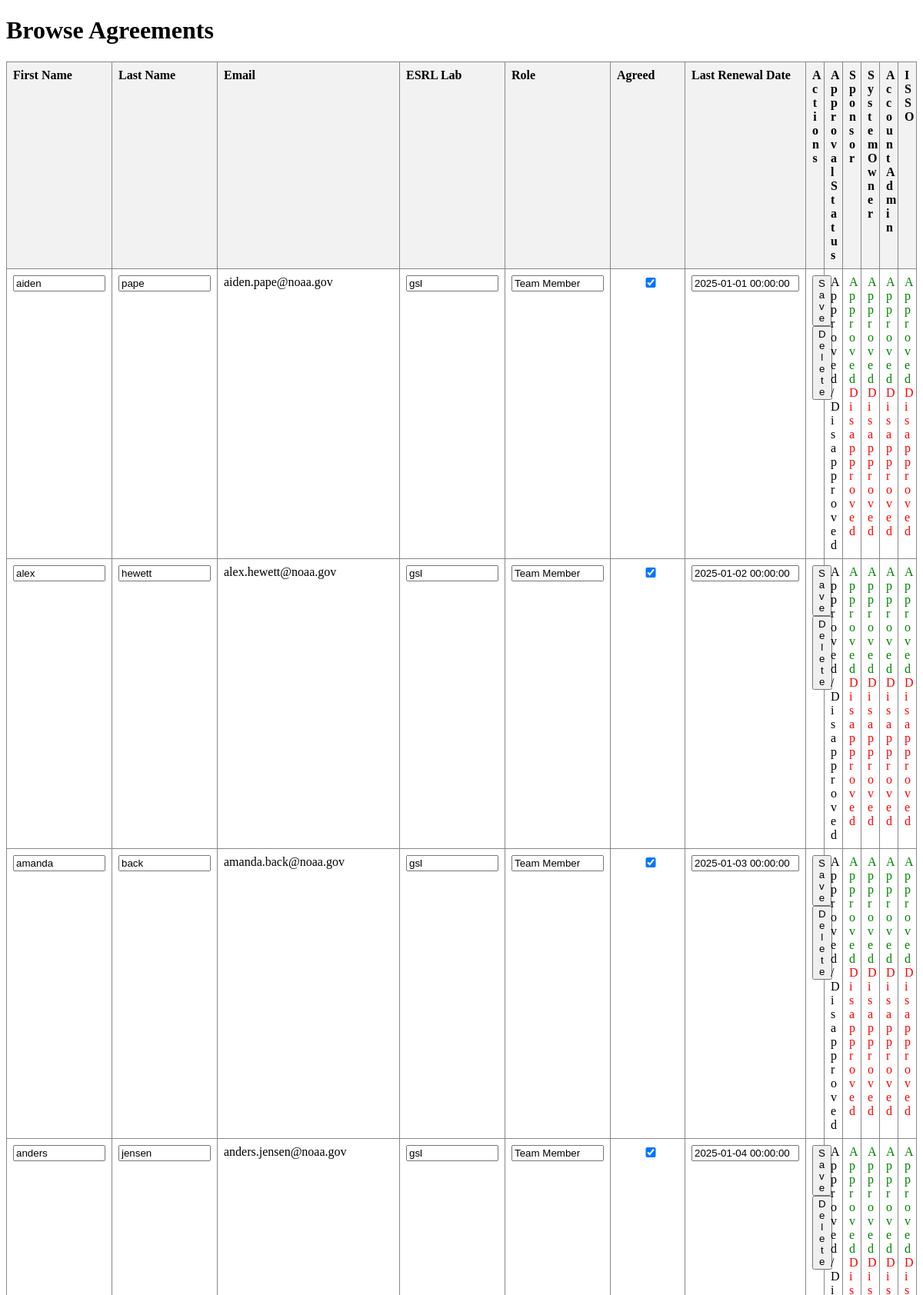
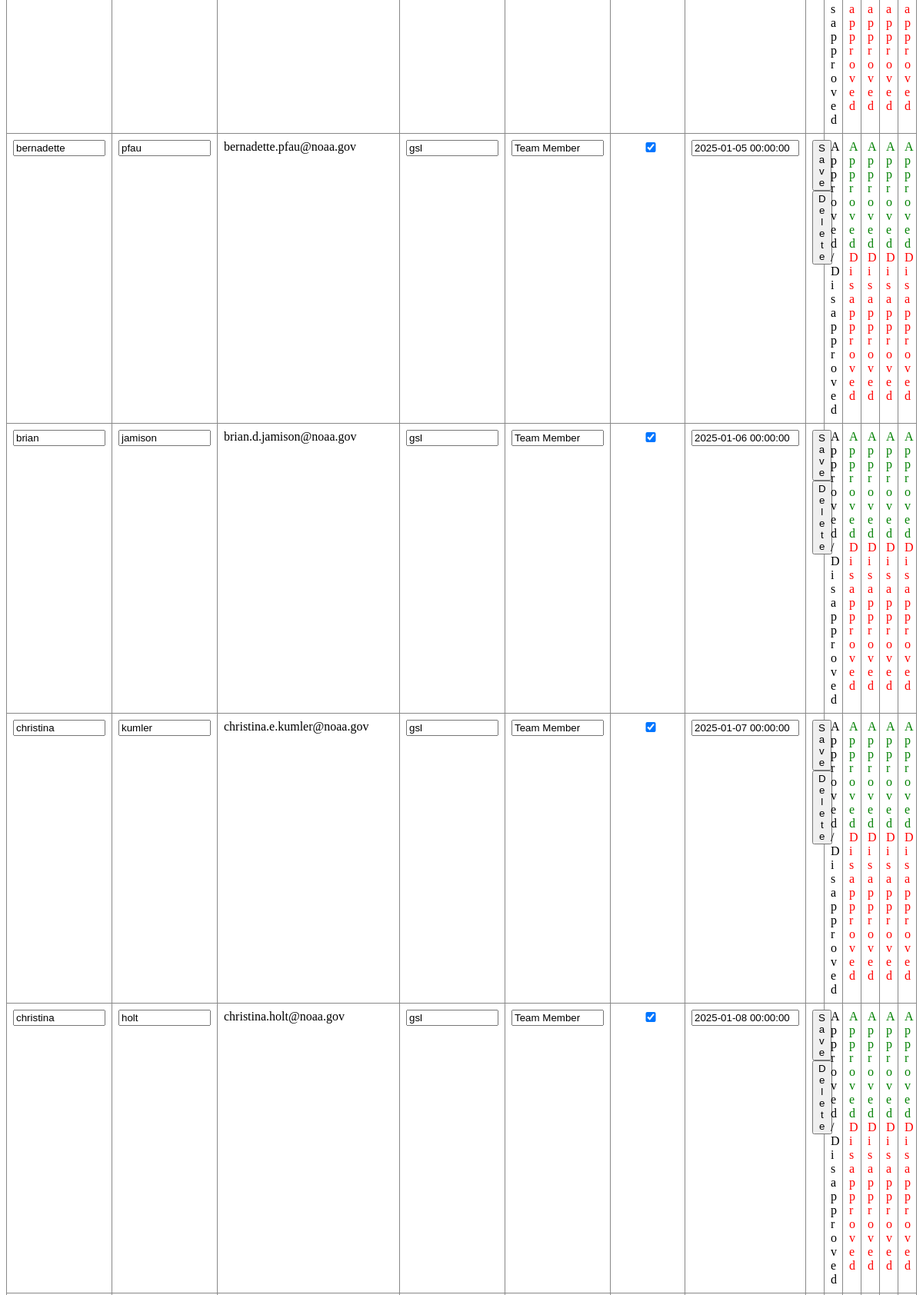
The page /browse_agreements (upper part) on the database its author committed (2 pictures, top to bottom).
### approvals.py (models this page shows)
class UserAgreement(Base):
    __tablename__ = "user_agreements"
    id = Column(Integer, primary_key=True, index=True)
    email = Column(String, unique=True, index=True)
    first_name = Column(String, nullable=False)
    last_name = Column(String, nullable=False)
    esrl_lab = Column(String, nullable=False)
    role = Column(String, nullable=False)
    agreed = Column(Boolean, default=False)
    sponsor = Column(String, nullable=False)  # GitHub sponsor
    systemowner = Column(String, nullable=True) #GitHub Federal System Owner
    accountadmin = Column(String, nullable=True) #Github Federal Account Administrator
    isso = Column(String, nullable=True) # GitHub Federal Security Officer
    sponsorid = Column(String, nullable=True)  # GitHub Federal sponsor
    dissystemowner = Column(String, nullable=True) #GitHub Federal System Owner
    disaccountadmin = Column(String, nullable=True) #Github Federal Account Administrator
    disisso = Column(String, nullable=True) # GitHub Federal Security Officer
    dissponsor = Column(String, nullable=True)  # GitHub Federal sponsor
    timestamp = Column(DateTime, default=func.now())
    approval_timestamp1 = Column(DateTime)
    approval_timestamp2 = Column(DateTime)
    approval_timestamp3 = Column(DateTime)
    approval_timestamp4 = Column(DateTime)
    final_approval_timestamp = Column(DateTime)
    approval_token1 = Column(Text, unique=True)
    approval_token2 = Column(Text, unique=True)
    approval_token3 = Column(Text, unique=True)
    approval_token4 = Column(Text, unique=True)
    last_renewal_date = Column(DateTime, default=func.now())
    approver_email1 = Column(String)
    approver_email2 = Column(String)
    approver_email3 = Column(String)
    approver_email4 = Column(String)
    disapprover_email1 = Column(String)
    disapprover_email2 = Column(String)
    disapprover_email3 = Column(String)
    disapprover_email4 = Column(String)

### approvals.py (the view)
@app.get("/browse_agreements", response_class=HTMLResponse)
async def browse_agreements(request: Request):
    session = SessionLocal()
    try:
        agreements = session.query(UserAgreement).all()
        logging.info(f"Found {len(agreements)} agreements in the database")
        return templates.TemplateResponse("browse_agreements.html", {"request": request, "agreements": agreements})
    except Exception as e:
        logging.error(f"Error in browse_agreements: {str(e)}")
        raise
    finally:
        session.close()

### templates/browse_agreements.html (shortened to what this page needs)
<!DOCTYPE html>
<html>
<head>
</head>
<body>
    <h1>Browse Agreements</h1>
    <table>
        <thead>
            <tr>
                <th style="width: 120px;">First Name</th>
                <th style="width: 120px;">Last Name</th>
                <th style="width: 220px;">Email</th>
                <th style="width: 120px;">ESRL Lab</th>
                <th style="width: 120px;">Role</th>
                <th style="width: 80px;">Agreed</th>
                <th style="width: 140px;">Last Renewal Date</th>
                <th class="actions-col">Actions</th>
                <th class="status-col">Approval Status</th>
                <th class="status-col">Sponsor</th>
                <th class="status-col">System Owner</th>
                <th class="status-col">Account Admin</th>
                <th class="status-col">ISSO</th>
            </tr>
        </thead>
        <tbody id="agreements-list">
            {% for agreement in agreements %}
                <tr>
                    <td><input type="text" class="edit-field" id="first_name_{{ agreement.email }}" value="{{ agreement.first_name }}"></td>
                    <td><input type="text" class="edit-field" id="last_name_{{ agreement.email }}" value="{{ agreement.last_name }}"></td>
                    <td>{{ agreement.email }}</td>
                    <td><input type="text" class="edit-field" id="esrl_lab_{{ agreement.email }}" value="{{ agreement.esrl_lab }}"></td>
                    <td><input type="text" class="edit-field" id="role_{{ agreement.email }}" value="{{ agreement.role }}"></td>
                    <td style="text-align:center;">
                        <input type="checkbox" class="edit-field" id="agreed_{{ agreement.email }}" {% if agreement.agreed %}checked{% endif %}>
                    </td>
                    <td><input type="text" class="edit-field" id="last_renewal_date_{{ agreement.email }}" value="{{ agreement.last_renewal_date }}"></td>
                    <td class="actions-col">
                        <button onclick="saveAgreement('{{ agreement.email }}')">Save</button>
                        <button onclick="deleteAgreement('{{ agreement.email }}')">Delete</button>
                    </td>
                    <td class="status-col">
                        {% if agreement.systemowner or agreement.accountadmin or agreement.isso or agreement.sponsorid or agreement.dissystemowner or agreement.disaccountadmin or agreement.disisso or agreement.dissponsor %}
                            Approved/Disapproved
                        {% else %}
                            No Approvals Yet
                        {% endif %}
                    </td>
                    <td class="status-col">
                        {% if agreement.sponsorid %}<span style="color:green;">Approved</span>{% endif %}
                        {% if agreement.dissponsor %}<span style="color:red;">Disapproved</span>{% endif %}
                    </td>
                    <td class="status-col">
                        {% if agreement.systemowner %}<span style="color:green;">Approved</span>{% endif %}
                        {% if agreement.dissystemowner %}<span style="color:red;">Disapproved</span>{% endif %}
                    </td>
                    <td class="status-col">
                        {% if agreement.accountadmin %}<span style="color:green;">Approved</span>{% endif %}
                        {% if agreement.disaccountadmin %}<span style="color:red;">Disapproved</span>{% endif %}
                    </td>
                    <td class="status-col">
                        {% if agreement.isso %}<span style="color:green;">Approved</span>{% endif %}
                        {% if agreement.disisso %}<span style="color:red;">Disapproved</span>{% endif %}
                    </td>
                </tr>
            {% endfor %}
        </tbody>
    </table>
</body>
</html>

### templates/browse_agreements.html (style rules this page uses)
table { width: 100%; border-collapse: collapse; table-layout: fixed; }
th, td { border: 1px solid #888; padding: 8px; text-align: left; vertical-align: top; word-break: break-word; }
th { background-color: #f2f2f2; }
.edit-field { width: 100%; box-sizing: border-box; }
.actions-col { min-width: 110px; text-align: center; }
.status-col { min-width: 120px; }

### rows shown on the page
UserAgreement: first_name "aiden", last_name "pape", email "aiden.pape@noaa.gov", esrl_lab "gsl", role "Team Member", agreed "☑", last_renewal_date "2025-01-01 00:00:00", systemowner "Approved/Disapproved", sponsorid "Approved", dissponsor "Disapproved", dissystemowner "Disapproved", accountadmin "Approved", disaccountadmin "Disapproved", isso "Approved", disisso "Disapproved"
UserAgreement: first_name "alex", last_name "hewett", email "alex.hewett@noaa.gov", esrl_lab "gsl", role "Team Member", agreed "☑", last_renewal_date "2025-01-02 00:00:00", systemowner "Approved/Disapproved", sponsorid "Approved", dissponsor "Disapproved", dissystemowner "Disapproved", accountadmin "Approved", disaccountadmin "Disapproved", isso "Approved", disisso "Disapproved"
UserAgreement: first_name "amanda", last_name "back", email "amanda.back@noaa.gov", esrl_lab "gsl", role "Team Member", agreed "☑", last_renewal_date "2025-01-03 00:00:00", systemowner "Approved/Disapproved", sponsorid "Approved", dissponsor "Disapproved", dissystemowner "Disapproved", accountadmin "Approved", disaccountadmin "Disapproved", isso "Approved", disisso "Disapproved"
UserAgreement: first_name "anders", last_name "jensen", email "anders.jensen@noaa.gov", esrl_lab "gsl", role "Team Member", agreed "☑", last_renewal_date "2025-01-04 00:00:00", systemowner "Approved/Disapproved", sponsorid "Approved", dissponsor "Disapproved", dissystemowner "Disapproved", accountadmin "Approved", disaccountadmin "Disapproved", isso "Approved", disisso "Disapproved"
UserAgreement: first_name "bernadette", last_name "pfau", email "bernadette.pfau@noaa.gov", esrl_lab "gsl", role "Team Member", agreed "☑", last_renewal_date "2025-01-05 00:00:00", systemowner "Approved/Disapproved", sponsorid "Approved", dissponsor "Disapproved", dissystemowner "Disapproved", accountadmin "Approved", disaccountadmin "Disapproved", isso "Approved", disisso "Disapproved"
UserAgreement: first_name "brian", last_name "jamison", email "brian.d.jamison@noaa.gov", esrl_lab "gsl", role "Team Member", agreed "☑", last_renewal_date "2025-01-06 00:00:00", systemowner "Approved/Disapproved", sponsorid "Approved", dissponsor "Disapproved", dissystemowner "Disapproved", accountadmin "Approved", disaccountadmin "Disapproved", isso "Approved", disisso "Disapproved"
UserAgreement: first_name "christina", last_name "kumler", email "christina.e.kumler@noaa.gov", esrl_lab "gsl", role "Team Member", agreed "☑", last_renewal_date "2025-01-07 00:00:00", systemowner "Approved/Disapproved", sponsorid "Approved", dissponsor "Disapproved", dissystemowner "Disapproved", accountadmin "Approved", disaccountadmin "Disapproved", isso "Approved", disisso "Disapproved"
UserAgreement: first_name "christina", last_name "holt", email "christina.holt@noaa.gov", esrl_lab "gsl", role "Team Member", agreed "☑", last_renewal_date "2025-01-08 00:00:00", systemowner "Approved/Disapproved", sponsorid "Approved", dissponsor "Disapproved", dissystemowner "Disapproved", accountadmin "Approved", disaccountadmin "Disapproved", isso "Approved", disisso "Disapproved"
